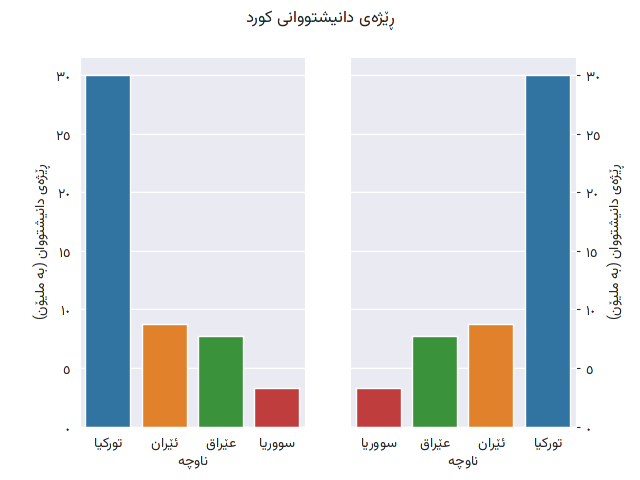

This figure's Python source:
#
# seaborn_kurdish.py
#
#   This script will read in and process a Sorani Kurdish TSV file.
#   Two plots will be generated (a LTR layout and a RTL layout).
#   
#   mplcairo supports a number of backends available. 
#
#   If you wish to save plot as an image, rather than display plot
#   use module://mplcairo.base
#
#   Depending on your OS and system configuration a number of 
#   backends that render to widgets are available:
#      * module://mplcairo.gtk (used below for non-macOS installs)
#      * module://mplcairo.gtk_native
#      * module://mplcairo.qt
#      * module://mplcairo.tk
#      * module://mplcairo.wx
#      * module://mplcairo.macosx  (used below for macOS)

import pandas as pd
import locale, platform
import gi
import mplcairo
import matplotlib as mpl
if platform.system() == "Darwin":
    mpl.use("module://mplcairo.macosx")
else:
    gi.require_version("Gtk", "3.0")
    mpl.use("module://mplcairo.gtk")
    # mpl.use("module://mplcairo.qt")
import matplotlib.pyplot as plt
import matplotlib.ticker as ticker
import seaborn as sns
import unicodedata as ud, regex as re

# Convert non-Western Arabic digits to Western Arabic digits
def convert_digits(s, sep = (",", ".")):
    nd = re.compile(r'^-?\p{Nd}[,.\u066B\u066C\u0020\u2009\p{Nd}]*$')
    tsep, dsep = sep
    if nd.match(s):
        s = s.replace(tsep, "")
        s = ''.join([str(ud.decimal(c, c)) for c in s])
        if dsep in s:
            return float(s.replace(dsep, ".")) if dsep != "." else float(s)
        return int(s)
    return s

# Specify grouping and decimal seperators using in data
seps = ("\u066C", "\u066B")
# convert entries to hyphen to Eastern Arabic zero, and pass to convert_digits()
digitsconv = lambda x: convert_digits(x.replace("-", "٠"), sep = seps)

# Covert Western Arabic digits to Eastern Arabic digits for tick labels
def convert_to_sorani_ns(n, p=None, scale=None):
    locale.setlocale(locale.LC_ALL, "en_US.UTF-8")
    decimal_places = 2
    n = n * scale if scale else n
    format_string = '%0.' + str(decimal_places) + 'f' if type(n) == float else '%d'
    n = locale.format_string(format_string, n, grouping=True, monetary=True)
    n = n.replace(",", "ṯ").replace(".", "ḏ")
    sep = ["\u066C", "\u066B"]
    t = n.maketrans("0123456789", "٠١٢٣٤٥٦٧٨٩")
    locale.setlocale(locale.LC_ALL, "")
    return n.translate(t).replace("ṯ", sep[0] ).replace("ḏ", sep[1])

# import data
import pandas as pd
conv = {
    'سووریا': digitsconv,
    'عێراق': digitsconv,
    'ئێران': digitsconv,
    'تورکیا': digitsconv,
    'جیھانی': digitsconv
}
df = pd.read_table("../data/demographics.tsv", converters=conv)
print(df)

# get sum of each column
col_list=["تورکیا" ,"ئێران" ,"عێراق" ,"سووریا"]
total_df = df[col_list].sum(axis=0)
print(total_df)

# Plot data. First subplot (axes[0]) is default layout, second subplot (axes[1]) is an RTL layout
sns.set_style('darkgrid')
sns.set_context({"font.family": "Vazirmatn"})
fig, axes = plt.subplots(1,2)
sns.barplot(x=total_df.index, y=total_df.values, ax=axes[0])
sns.barplot(x=total_df.index, y=total_df.values, ax=axes[1])

# set common labels for X and Y axes.
plt.setp(axes, xlabel="ناوچە")
plt.setp(axes, ylabel="ڕێژەی دانیشتووان (بە ملیۆن)")
# Set single title for all subplots
fig.suptitle('ڕێژەی دانیشتووانی کورد')

# Define and apply conversion to tick labels for both axes
ns_formatter = ticker.FuncFormatter(lambda x, p: convert_to_sorani_ns(x, p, scale=0.000001))
axes[0].get_yaxis().set_major_formatter(ns_formatter)
axes[1].get_yaxis().set_major_formatter(ns_formatter)

# move y axis and associated label to right of axes[1]
axes[1].yaxis.tick_right()
axes[1].yaxis.set_label_position("right")
# invert x-axis for axes[1]
plt.gca().invert_xaxis()

# block=True required for running script in CLI when outputting canvas to widget.
plt.show(block=True)
